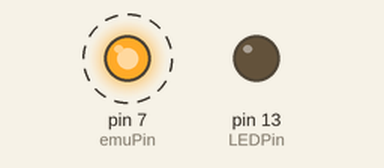
Simulated run of this sketch. Board: Arduino Uno, built with avr-gcc and run on an emulated ATmega328P. Shown: output pins drawn as LEDs (lit = HIGH). Dashed ring = blinking.

Above: at 0.07 s.
Timing chart, 0 to 3.0 s (numbered marks = the images above):
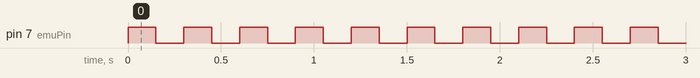

The sketch:

Blink_con_interrrupciones.ino
```cpp
const int emuPin = 7;

const int LEDPin = LED_BUILTIN;
const int intPin = 5;
volatile int state = LOW;

void setup() {
   pinMode(emuPin, OUTPUT);
   pinMode(LEDPin, OUTPUT);
   pinMode(intPin, INPUT_PULLUP);
   attachInterrupt(digitalPinToInterrupt(intPin), blink, CHANGE);
}

void loop() {
   //esta parte es para emular la salida
   digitalWrite(emuPin, HIGH);
   delay(150);
   digitalWrite(emuPin, LOW);
   delay(150);
}

void blink() {
   state = !state;
   digitalWrite(LEDPin, state);
}
```

Measured:
- by itself, pin 7 (emuPin): alternates HIGH for 0.15 s and LOW for 0.15 s
